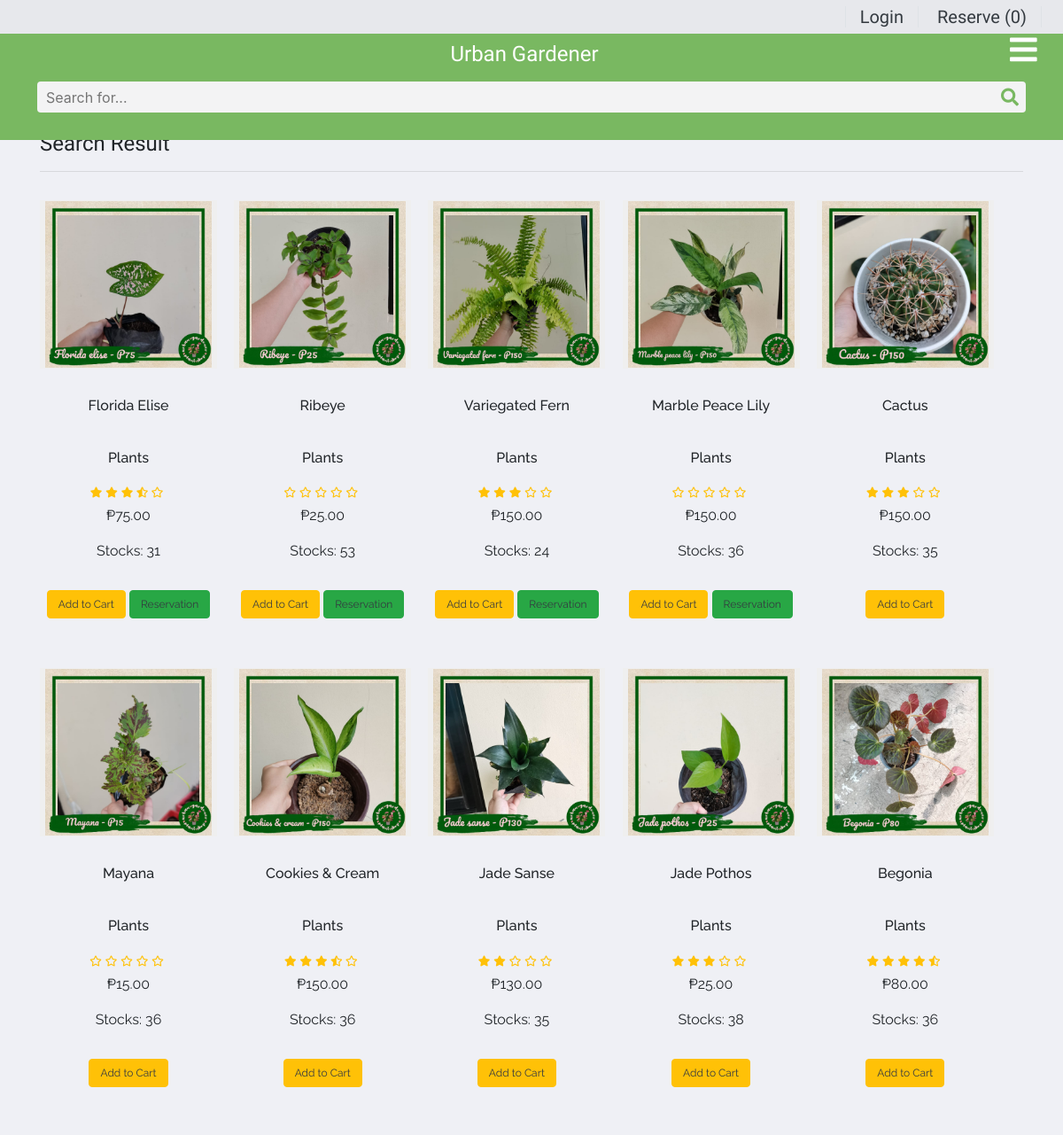
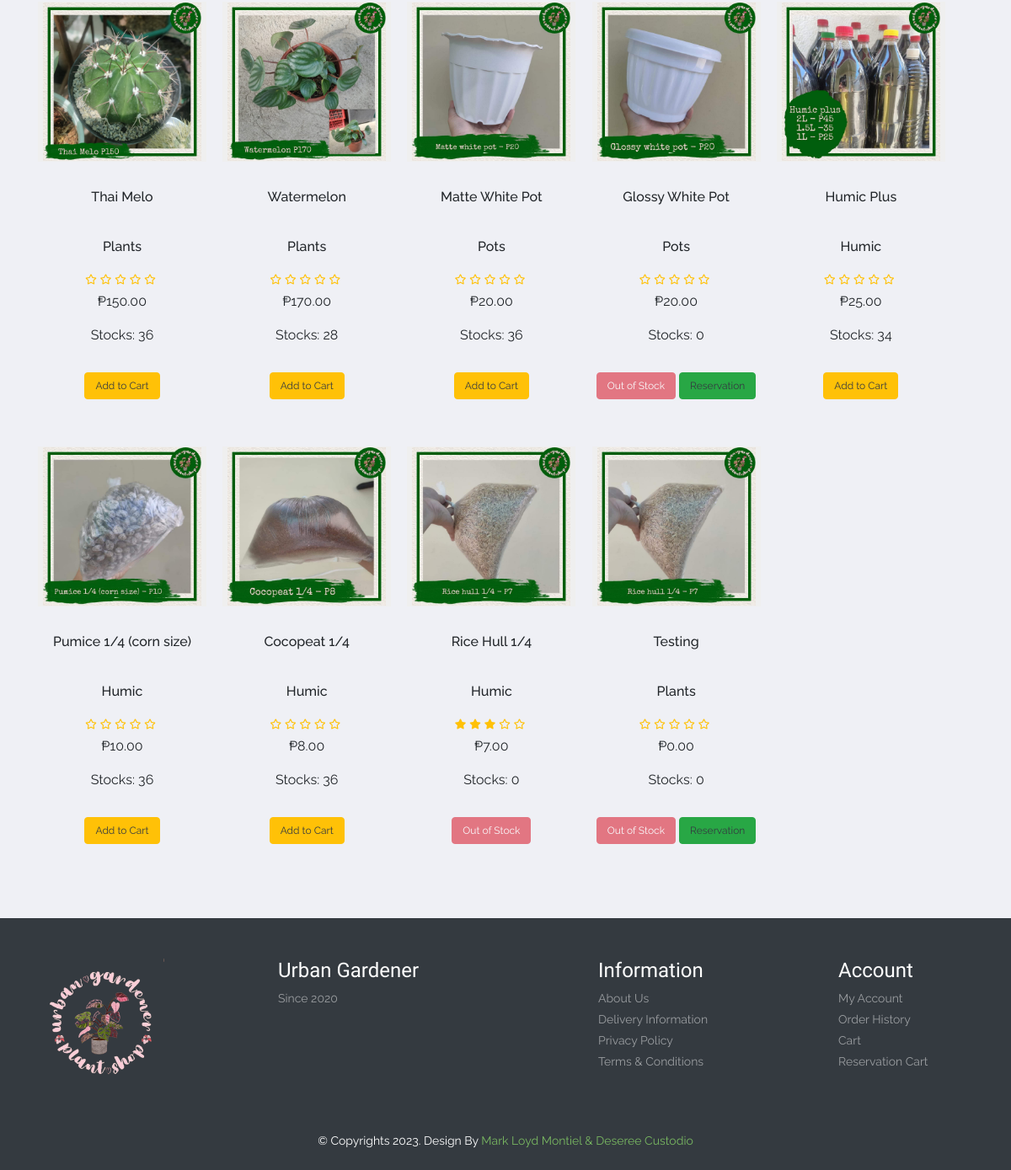
Screenshot of /search.php with the database file from the repository (2 pictures, top to bottom).
### tables this page shows
CREATE TABLE `product` (
  `item_id` int(11) NOT NULL,
  `item_brand` varchar(200) NOT NULL,
  `item_name` varchar(255) NOT NULL,
  `item_price` double(10,2) NOT NULL,
  `small_price` double(10,2) NOT NULL,
  `medium_price` double(10,2) NOT NULL,
  `large_price` double(10,2) NOT NULL,
  `item_image` varchar(255) NOT NULL,
  `small_image` varchar(255) NOT NULL,
  `medium_image` varchar(255) NOT NULL,
  `large_image` varchar(255) NOT NULL,
  `item_quantity` int(11) NOT NULL,
  `small_quantity` int(11) NOT NULL,
  `medium_quantity` int(11) NOT NULL,
  `large_quantity` int(11) NOT NULL,
  `item_reservation` varchar(200) NOT NULL,
  `item_register` datetime DEFAULT NULL
);

### search.php (the view, shortened to what this page needs)
<?php
include ('header.php');
?>
<section id="special-price">
    <div class="container py-5" style="margin-top: 100px;">
        <h4 class="font-eduvic font-size-24">Search Result</h4>
        <hr>
        <div class="grid">
            <?php
            $search = $_SESSION['search'];
            $select_product = mysqli_query($conn, "SELECT * FROM `product` WHERE item_name LIKE '%$search%' or item_brand LIKE '%$search%' or item_reservation LIKE '%$search%'") or die('query failed');
            if(mysqli_num_rows($select_product) > 0){
                while($fetch_product = mysqli_fetch_assoc($select_product)){
                    $item_reservation = $fetch_product['item_reservation'];
                    $item_id = $fetch_product['item_id'];
                    $total_quantity = $fetch_product['small_quantity'] + $fetch_product['medium_quantity'] + $fetch_product['large_quantity'];
                    ?>
            <div class="grid-item">
                    <div class="item" style="width: 200px;">
                        <div class="product font-rale">
                            <form action="product" method="post">
                                <button type="submit" style="border: 0px;"><img src="<?php echo isset($fetch_product['item_image']) ? $fetch_product['item_image'] : "./assets/products/product-1.jpg"; ?>" alt="product1" class="img-fluid"></button>
                            </form>
                            <div class="text-center">
                                <h6 class="py-3"><?php echo isset($fetch_product['item_name']) ? $fetch_product['item_name'] : "Unknown"; ?></h6>
                                <h6 class="py-3"><?php echo isset($fetch_product['item_brand']) ? $fetch_product['item_brand'] : "Unknown"; ?></h6>
                                <div class="rating text-warning font-size-12">
                                    <?php
                                    $review_query = mysqli_query($conn, "SELECT * FROM `review_table`  WHERE item_id = '$item_id'") or die("query failed");
                                    $total_rating = 0;
                                    $average_rating = 0;
                                    $total_review = 0;
                                    while($fetch_review = mysqli_fetch_assoc($review_query)){
                                        $user_rating = $fetch_review['user_rating'];
                                        $total_rating = $total_rating + $user_rating;
                                        $total_review++;
                                        $average_rating = $total_rating/$total_review;
                                    }
                                    if($average_rating >= 0 && $average_rating <= 0.49){
                                        echo '<span><i class="far fa-star mr-1"></i></span>';
                                        echo '<span><i class="far fa-star mr-1"></i></span>';
                                        echo '<span><i class="far fa-star mr-1"></i></span>';
                                        echo '<span><i class="far fa-star mr-1"></i></span>';
                                        echo '<span><i class="far fa-star mr-1"></i></span>';
                                    }elseif($average_rating <= 0.99 && $average_rating >= 0.5){
                                        echo '<i class="fas fa-star-half-alt mr-1"></i>';
                                        echo '<span><i class="far fa-star mr-1"></i></span>';
                                        echo '<span><i class="far fa-star mr-1"></i></span>';
                                        echo '<span><i class="far fa-star mr-1"></i></span>';
                                        echo '<span><i class="far fa-star mr-1"></i></span>';
                                    }elseif($average_rating >= 1 && $average_rating <= 1.49){
                                        echo '<i class="fas fa-star text-warning mr-1 main_star"></i>';
                                        echo '<span><i class="far fa-star mr-1"></i></span>';
                                        echo '<span><i class="far fa-star mr-1"></i></span>';
                                        echo '<span><i class="far fa-star mr-1"></i></span>';
                                        echo '<span><i class="far fa-star mr-1"></i></span>';
                                    }elseif($average_rating <= 1.99 && $average_rating >= 1.5){
                                        echo '<i class="fas fa-star text-warning mr-1 main_star"></i>';
                                        echo '<i class="fas fa-star-half-alt mr-1"></i>';
                                        echo '<span><i class="far fa-star mr-1"></i></span>';
                                        echo '<span><i class="far fa-star mr-1"></i></span>';
                                        echo '<span><i class="far fa-star mr-1"></i></span>';
                                    }elseif($average_rating >= 2 && $average_rating <= 2.49){
                                        echo '<i class="fas fa-star text-warning mr-1 main_star"></i>';
                                        echo '<i class="fas fa-star text-warning mr-1 main_star"></i>';
                                        echo '<span><i class="far fa-star mr-1"></i></span>';
                                        echo '<span><i class="far fa-star mr-1"></i></span>';
                                        echo '<span><i class="far fa-star mr-1"></i></span>';
                                    }elseif($average_rating <= 2.99 && $average_rating >= 2.5){
                                        echo '<i class="fas fa-star text-warning mr-1 main_star"></i>';
                                        echo '<i class="fas fa-star text-warning mr-1 main_star"></i>';
                                        echo '<span><i class="fas fa-star-half-alt mr-1"></i></span>';
                                        echo '<span><i class="far fa-star mr-1"></i></span>';
                                        echo '<span><i class="far fa-star mr-1"></i></span>';
                                    }elseif($average_rating >= 3 && $average_rating <= 3.49){
                                        echo '<i class="fas fa-star text-warning mr-1 main_star"></i>';
                                        echo '<i class="fas fa-star text-warning mr-1 main_star"></i>';
                                        echo '<i class="fas fa-star text-warning mr-1 main_star"></i>';
                                        echo '<span><i class="far fa-star mr-1"></i></span>';
                                        echo '<span><i class="far fa-star mr-1"></i></span>';
                                    }elseif($average_rating <= 3.99 && $average_rating >= 3.5 ){
                                        echo '<i class="fas fa-star text-warning mr-1 main_star"></i>';
                                        echo '<i class="fas fa-star text-warning mr-1 main_star"></i>';
                                        echo '<i class="fas fa-star text-warning mr-1 main_star"></i>';
                                        echo '<i class="fas fa-star-half-alt mr-1"></i>';
                                        echo '<i class="far fa-star mr-1"></i>';
                                    }elseif($average_rating <= 4.99 && $average_rating >= 4.5){
                                        echo '<i class="fas fa-star text-warning mr-1 main_star"></i>';
                                        echo '<i class="fas fa-star text-warning mr-1 main_star"></i>';
                                        echo '<i class="fas fa-star text-warning mr-1 main_star"></i>';
                                        echo '<i class="fas fa-star text-warning mr-1 main_star"></i>';
                                        echo '<i class="fas fa-star-half-alt mr-1 main_star"></i>';
                                    }else{
                                        echo '<span><i class="far fa-star mr-1"></i></span>';
                                        echo '<span><i class="far fa-star mr-1"></i></span>';
                                        echo '<span><i class="far fa-star mr-1"></i></span>';
                                        echo '<span><i class="far fa-star mr-1"></i></span>';
                                        echo '<span><i class="far fa-star mr-1"></i></span>';
                                    }
                                    ?>
                                </div>
                                <div class="price py-2">
                                    <span>₱<?php echo isset($fetch_product['item_price']) ? $fetch_product['item_price'] : '0'; ?></span>
                                </div>
                                <div class="price py-2">
                                    <span>Stocks: <?php echo $total_quantity ?? 0; ?></span>
                                </div>
                                <form method="post" class="py-4">
                                    <?php
                                    $item_id = $fetch_product['item_id'];
                                    if($total_quantity > 0) {
                                        echo '<a class="btn btn-warning text-dark font-size-12" onclick="popupValue()" id="open-edit" style="text-decoration: none" href="';
                                        echo $_SERVER['PHP_SELF'] . '?item_id_popup=';
                                        echo $item_id . PHP_EOL . '#top-sale">';
                                        echo 'Add to Cart </a>';
                                        if($item_reservation == 'Reservation'){
                                            echo '<a class="btn btn-success text-dark font-size-12" onclick="popupValue()" id="open-edit" style="text-decoration: none" href="';
                                            echo $_SERVER['PHP_SELF'] . '?item_id_popup=';
                                            echo $item_id . PHP_EOL . '#top-sale">';
                                            echo 'Reservation </a>';
                                        }
                                    }elseif($total_quantity < 1){
                                        echo '<button type="submit" disabled name="top_sale_submit" class="btn btn-danger font-size-12">Out of Stock</button>';
                                        if($item_reservation == 'Reservation'){
                                            echo '<a class="btn btn-success text-dark font-size-12" onclick="popupValue()" id="open-edit" style="text-decoration: none" href="';
                                            echo $_SERVER['PHP_SELF'] . '?item_id_popup=';
                                            echo $item_id . PHP_EOL . '#top-sale">';
                                            echo 'Reservation </a>';
                                        }
                                    }
                                    ?>
                                </form>
                            </div>
                        </div>
                    </div>
            </div>
                <?php };
            }; ?>
        </div>
    </div>
</section>
<?php
include('footer.php')
?>

### styles.css (style rules this page uses)
button, button:focus { outline: none !important; box-shadow: none !important; }
.font-rale { font-family: "Raleway", cursive; }
.font-eduvic { font-family: "Edu VIC WA NT Beginner", cursive; }
.font-size-12 { font-size: 12px; }
.font-size-24 { font-size: 24px; }
#special-price .grid .grid-item { margin-right: 1.2rem; margin-top: 1rem; }

### search.php (style rules this page uses)
:root { --blue:#2980b9; --red:tomato; --orange:orange; --black:#333; --white:#fff; --bg-color:#eee; --dark-bg:rgba(0,0,0,.7); --box-shadow:0 .5rem 1rem rgba(0,0,0,.1); --border:.1rem solid #999; }

### rows the page displays
product: item_image (picture), item_name "Florida Elise", item_brand "Plants", item_price "75.00", total_quantity "31"
product: item_image (picture), item_name "Ribeye", item_brand "Plants", item_price "25.00", total_quantity "53"
product: item_image (picture), item_name "Variegated Fern", item_brand "Plants", item_price "150.00", total_quantity "24"
product: item_image (picture), item_name "Marble Peace Lily", item_brand "Plants", item_price "150.00", total_quantity "36"
product: item_image (picture), item_name "Cactus", item_brand "Plants", item_price "150.00", total_quantity "35"
product: item_image (picture), item_name "Mayana", item_brand "Plants", item_price "15.00", total_quantity "36"
product: item_image (picture), item_name "Cookies & Cream", item_brand "Plants", item_price "150.00", total_quantity "36"
product: item_image (picture), item_name "Jade Sanse", item_brand "Plants", item_price "130.00", total_quantity "35"
product: item_image (picture), item_name "Jade Pothos", item_brand "Plants", item_price "25.00", total_quantity "38"
product: item_image (picture), item_name "Begonia", item_brand "Plants", item_price "80.00", total_quantity "36"
product: item_image (picture), item_name "Thai Melo", item_brand "Plants", item_price "150.00", total_quantity "36"
product: item_image (picture), item_name "Watermelon", item_brand "Plants", item_price "170.00", total_quantity "28"
product: item_image (picture), item_name "Matte White Pot", item_brand "Pots", item_price "20.00", total_quantity "36"
product: item_image (picture), item_name "Glossy White Pot", item_brand "Pots", item_price "20.00", small_quantity "0"
product: item_image (picture), item_name "Humic Plus", item_brand "Humic", item_price "25.00", total_quantity "34"
product: item_image (picture), item_name "Pumice 1/4 (corn size)", item_brand "Humic", item_price "10.00", total_quantity "36"
product: item_image (picture), item_name "Cocopeat 1/4", item_brand "Humic", item_price "8.00", total_quantity "36"
product: item_image (picture), item_name "Rice Hull 1/4", item_brand "Humic", item_price "7.00", small_quantity "0", medium_quantity "Out of Stock"
product: item_image (picture), item_name "Testing", item_brand "Plants", item_price "0.00", small_quantity "0"

### other values shown
$username "Login"
$countreservation "0"
